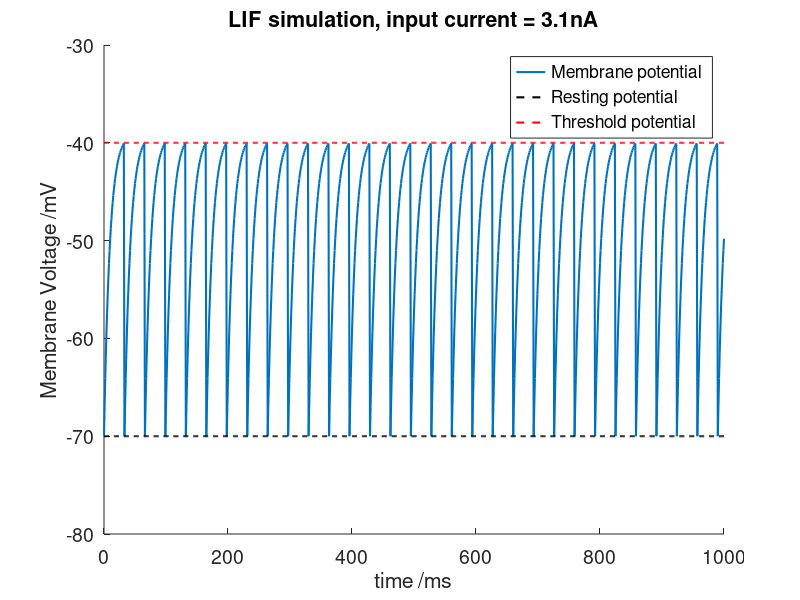
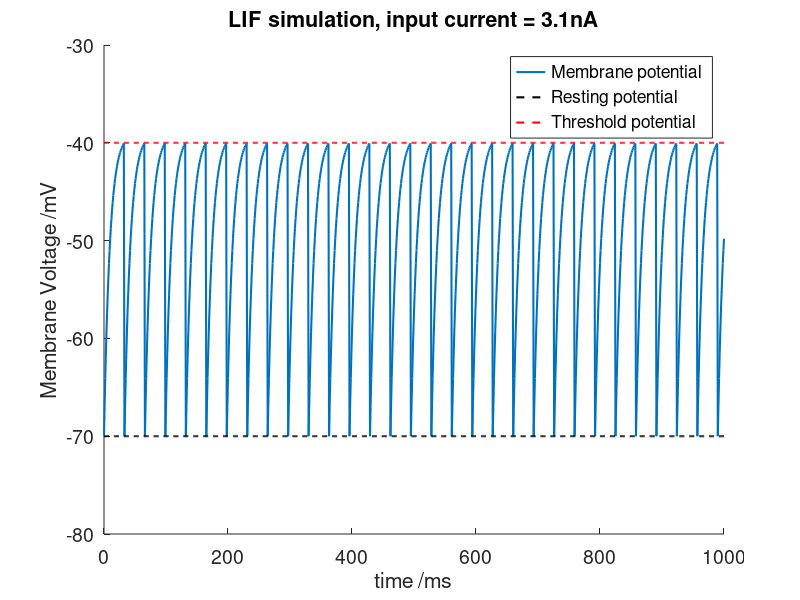
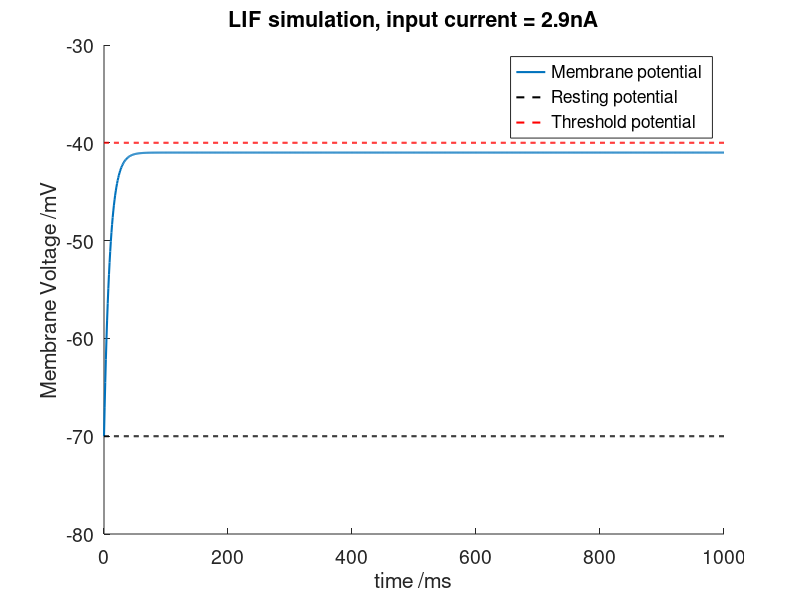
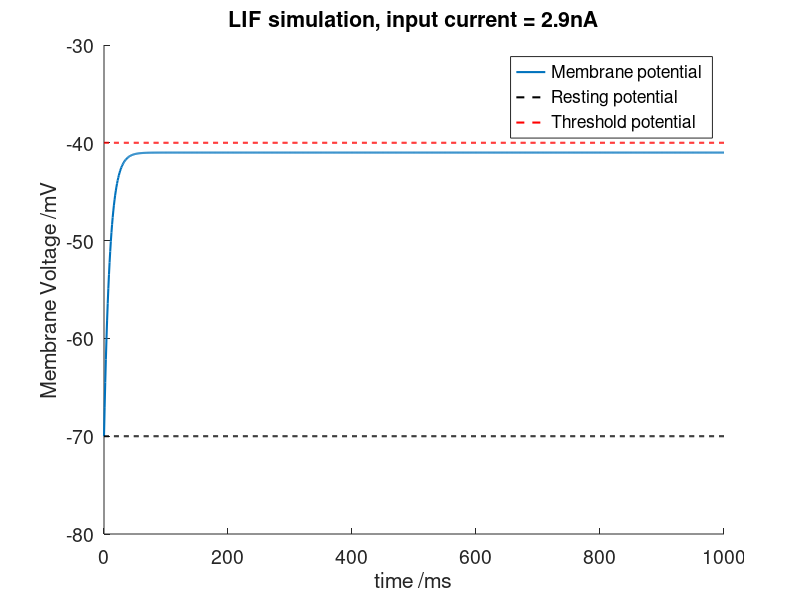

These charts were generated, in order, by the following MATLAB code: (Note: this script raises an error after producing the figures.)
%% PARAMS

clear all
tau_m = 10; %ms
V_rest = -70; %mV
V_reset = -70
V_thresh = -40; %mV
R_m = 10; %MOhm
dt = 1; %ms
T = 1000; %ms
G = 1/R_m;

t = 0:dt:T;
steps = T/dt;

%% QU 1
I = 3.1; %nA
V = V_rest*ones(1,steps+1);

for j = 1:steps
    V(j+1) = V(j) + (1/tau_m)*dt*(R_m*I - (V(j)-V_rest));
    if V(j+1) >= V_thresh
        V(j+1) = V_reset;
    end        
end

figure

hold on
plot(t, V, 'lineWidth', 1.5)
plot(t, V_rest*ones(size(t)), 'k--', 'lineWidth', 1.5)
plot(t, V_thresh*ones(size(t)), 'r--', 'lineWidth', 1.5)
hold off
legend('Membrane potential', 'Resting potential', 'Threshold potential')

xlim([0,1000])
ylim([V_rest-10, V_thresh+10])
set(gca, 'Fontsize', 14)
xlabel('time /ms')
ylabel('Membrane Voltage /mV')

title(sprintf('LIF simulation, input current = %.1fnA', I))

saveas(gcf, 'figs/png/B2_1_q1.png')
saveas(gcf, 'figs/mat/B2_1_q1.fig')

%% QU 3
I = 2.9; %nA
V = V_rest*ones(1,steps+1);

for j = 1:steps
    V(j+1) = V(j) + (1/tau_m)*dt*(R_m*I - (V(j)-V_rest));
    if V(j+1) >= V_thresh
        V(j+1) = V_reset;
    end        
end

figure

hold on
plot(t, V, 'lineWidth', 1.5)
plot(t, V_rest*ones(size(t)), 'k--', 'lineWidth', 1.5)
plot(t, V_thresh*ones(size(t)), 'r--', 'lineWidth', 1.5)
hold off
legend('Membrane potential', 'Resting potential', 'Threshold potential')

xlim([0,1000])
ylim([V_rest-10, V_thresh+10])
set(gca, 'Fontsize', 14)
xlabel('time /ms')
ylabel('Membrane Voltage /mV')

title(sprintf('LIF simulation, input current = %.1fnA', I))

%legend(sprintf('I = %.1fnA', I))
saveas(gcf, 'figs/png/B2_1_q3.png')
saveas(gcf, 'figs/mat/B2_1_q3.fig')

%%
I_trials = 2:0.1:5;
n_trials = length(I_trials);
V_trials = V_rest*ones(n_trials, steps+1); % nb trials x duration
spike_counts = zeros(1, n_trials);

for k = 1:n_trials
    I = I_trials(k);
    for j = 1:steps
        V_trials(k,j+1) = V_trials(k,j) + (1/tau_m)*dt*(R_m*I - (V_trials(k,j)-V_rest));
        if V_trials(k,j+1) >= V_thresh
            V_trials(k,j+1) = V_reset;
            spike_counts(k) = spike_counts(k) + 1;
        end            
    end
end

rates = spike_counts*1000/T;

figure
bar(I_trials, rates)
set(gca, 'Fontsize', 14)
title('Firing rate of LIF model as function of input current')
xlabel('Input current /nA')
ylabel('Firing rate /s^{-1}')
%legend(sprintf('I = %.1fnA', I))
saveas(gcf, 'figs/png/B2_1_q4.png')
saveas(gcf, 'figs/mat/B2_1_q4.fig')

%%
clear all
%neuron params
tau_m = 20; %ms
V_rest = -70; %mV
V_reset = -80;
V_thresh = -54; %mV
R_m_I_e = 18; %mV
dt = 1; %ms
T = 1000; %ms
%syn params
R_m_G_s = 0.15;
P_max = 0.5;
tau_s = 10; %ms

t = 0:dt:T;
steps = T/dt;

n_neurons = 2;
%%
E_s = 0;

V_init = V_reset+(V_thresh-V_reset)*rand([n_neurons,1]);
V = repmat(V_init, 1,steps+1);

%connectivity = [0, 1; 1, 0]; % [1->1 1->2; 2->1 2->2]
connectivity = ones(n_neurons, n_neurons) .* ~eye(n_neurons, n_neurons) %remore self connections
%P = zeros([2,steps+1]); %P = [P_1->2; P_2->1]
P = zeros([n_neurons, steps+1]);
syn_inp = zeros([n_neurons, steps+1]);

for j = 1:steps
    syn_mat = connectivity.*P(:,j);
    syn_inp(:,j) = - R_m_G_s*syn_mat'*(V(:,j)-E_s);
    V(:,j+1) = V(:,j) + (1/tau_m)*dt*(R_m_I_e - (V(:,j)-V_rest) + syn_inp(:,j));
    P(:,j+1) = P(:,j)*(1 - (1/tau_s)*dt);
    spiked_bool = V(:,j+1) >= V_thresh
    V(spiked_bool, j+1) = V_reset;
    P(spiked_bool, j+1) = P_max;
    spiketrains(:,j+1) = spiked_bool;
end

fig=figure('Position', [600,600,1000,600])

subplot(2,1,1)
hold on
plot(t, V, 'lineWidth', 1.5)
plot(t, V_rest*ones(size(t)), 'k--', 'lineWidth', 1.5)
plot(t, V_thresh*ones(size(t)), 'm--', 'lineWidth', 1.5)
plot(t, V_reset*ones(size(t)), 'b--', 'lineWidth', 1.5)
hold off
legend('Neuron 1', 'Neuron 2', 'Resting potential', 'Threshold potential', 'Reset potential')

xlim([0,1000])
ylim([-85, -50])
set(gca, 'Fontsize', 14)
xlabel('time /ms')
ylabel('Membrane Voltage /mV')

subplot(2,1,2)
plot(t, syn_inp, 'lineWidth', 1.5)
legend('Neuron 1', 'Neuron 2')
xlim([0,1000])
set(gca, 'Fontsize', 14)
xlabel('time /ms')
ylabel('Synaptic current /nA')

ax=axes(fig,'visible','off'); 
ax.Title.Visible='on';
title(ax, sprintf("Simulation of excitatory LIF population of %d neurons", n_neurons))
set(gca, 'Fontsize', 14)

%legend(sprintf('I = %.1fnA', I))
saveas(gcf, 'figs/png/B2_1_q5a.png')
saveas(gcf, 'figs/mat/B2_1_q5a.fig')

%%
E_s = -80;

V_init = V_reset+(V_thresh-V_reset)*rand([n_neurons,1]);
V = repmat(V_init, 1,steps+1);

%connectivity = [0, 1; 1, 0]; % [1->1 1->2; 2->1 2->2]
connectivity = ones(n_neurons, n_neurons) .* ~eye(n_neurons, n_neurons) %remore self connections
%P = zeros([2,steps+1]); %P = [P_1->2; P_2->1]
P = zeros([n_neurons, steps+1]);
syn_inp = zeros([n_neurons, steps+1]);

for j = 1:steps
    syn_mat = connectivity.*P(:,j)
    syn_inp(:,j) = - R_m_G_s*syn_mat'*(V(:,j)-E_s);
    V(:,j+1) = V(:,j) + (1/tau_m)*dt*(R_m_I_e - (V(:,j)-V_rest) + syn_inp(:,j));
    P(:,j+1) = P(:,j)*(1 - (1/tau_s)*dt);
    spiked_bool = V(:,j+1) >= V_thresh
    V(spiked_bool, j+1) = V_reset;
    P(spiked_bool, j+1) = P_max;
    spiketrains(:,j+1) = spiked_bool;
end

fig=figure('Position', [600,600,1000,600])

subplot(2,1,1)
hold on
plot(t, V, 'lineWidth', 1.5)
plot(t, V_rest*ones(size(t)), 'k--', 'lineWidth', 1.5)
plot(t, V_thresh*ones(size(t)), 'm--', 'lineWidth', 1.5)
plot(t, V_reset*ones(size(t)), 'b--', 'lineWidth', 1.5)
hold off
legend('Neuron 1', 'Neuron 2', 'Resting potential', 'Threshold potential', 'Reset potential')

xlim([0,1000])
ylim([-85, -50])
set(gca, 'Fontsize', 14)
xlabel('time /ms')
ylabel('Membrane Voltage /mV')

subplot(2,1,2)
plot(t, syn_inp, 'lineWidth', 1.5)
legend('Neuron 1', 'Neuron 2')
xlim([0,1000])
set(gca, 'Fontsize', 14)
xlabel('time /ms')
ylabel('Synaptic current /nA')

ax=axes(fig,'visible','off'); 
ax.Title.Visible='on';
title(ax, sprintf("Simulation of inhibitory LIF population of %d neurons", n_neurons))
set(gca, 'Fontsize', 14)

%legend(sprintf('I = %.1fnA', I))
saveas(gcf, 'figs/png/B2_1_q5b.png')
saveas(gcf, 'figs/mat/B2_1_q5b.fig')
